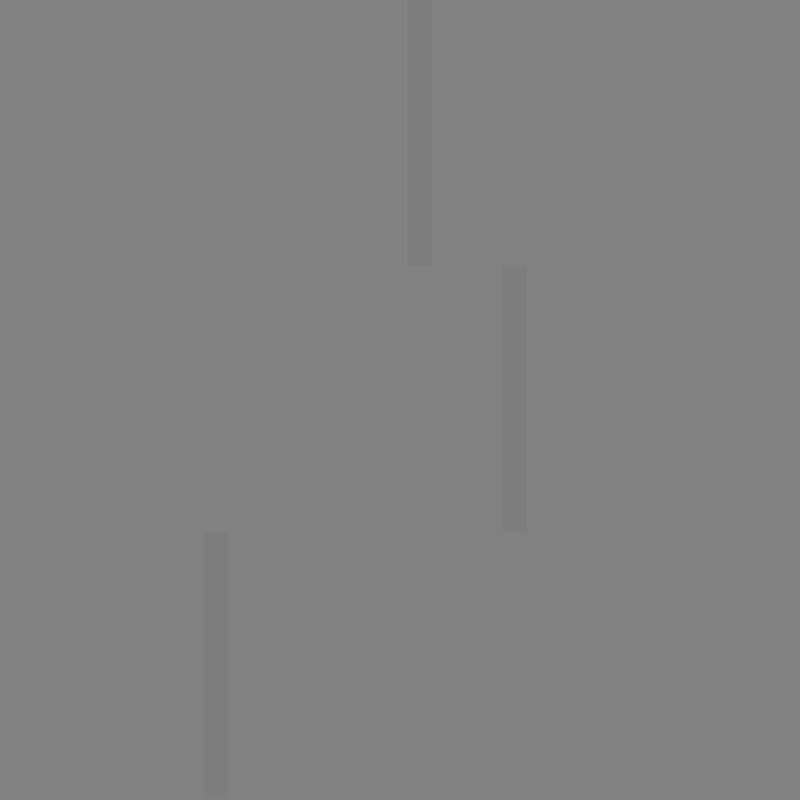
Frame 1 (no input)
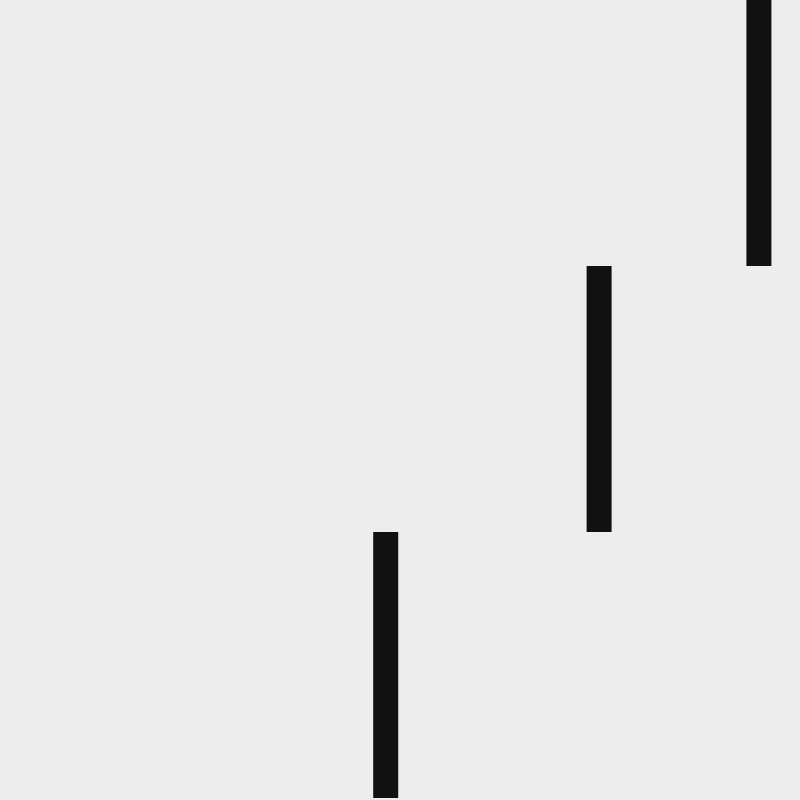
Frame 60 (the mouse pressed at the canvas centre just before this capture)
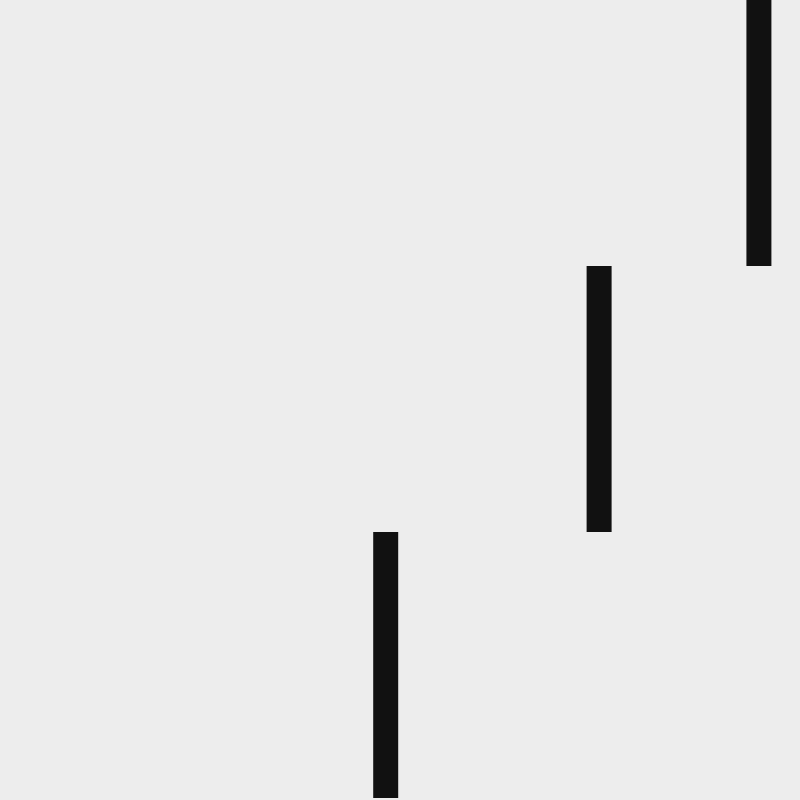
Frame 120 (the mouse held since frame 60 and released just before this capture)

The Processing sketch that drew these frames (run headless with seeded random() and noise(); from frame 60 on, the mouse is pressed at the canvas centre):

// Processing sketch: wave_colors
// ── wave_colors.pde
void setup() {
  size(800, 800);
}

void draw() {
  
  float bg = map(sin(radians(frameCount)),-1,1,0,255);
  float fg = map(sin(radians(frameCount)),-1,1,255,0);
  
  background(bg);
  fill(fg);
  noStroke();
  
  translate(width/2, 0);
  
  float h = height / 3;

  float wave1 = sin(radians(frameCount)) * width/2;
  rect(wave1, 0, 25, h);

  float wave2 = map(sin(radians(frameCount)), -1, 1, 0, 200);
  rect(wave2, h, 25, h);

  float wave3 = map(sin(radians(frameCount)), -1, 1, -width/2, 0);
  rect(wave3, h *2, 25, h);
  
}
